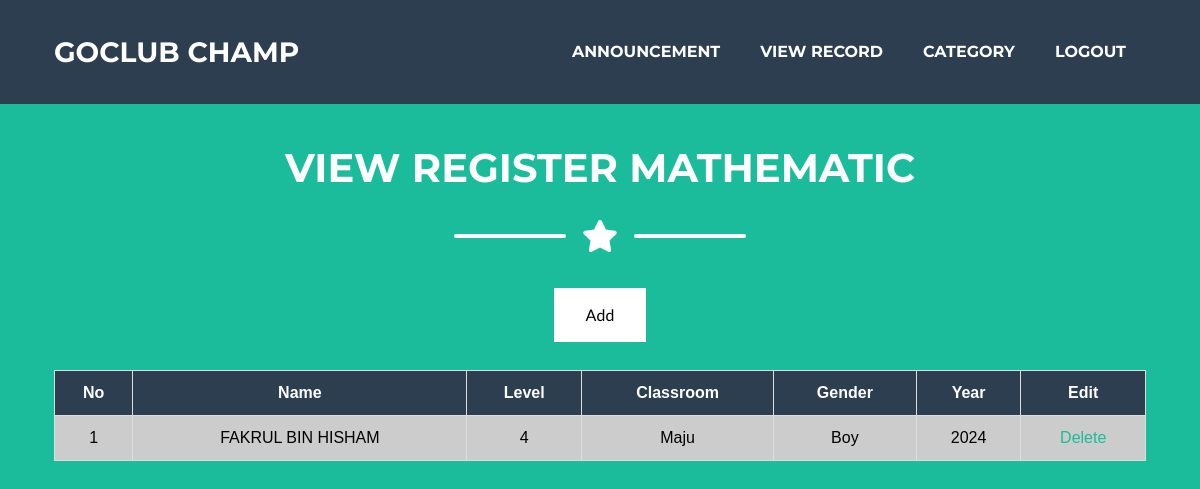
The page /adminmathematic1.php on the database its author committed.
### tables this page shows
CREATE TABLE `mm` (
  `id` int(11) NOT NULL,
  `name` varchar(50) NOT NULL,
  `level` int(11) NOT NULL,
  `classroom` varchar(50) NOT NULL,
  `gender` varchar(50) NOT NULL,
  `year` varchar(50) NOT NULL
);

### adminmathematic1.php (the view, shortened to what this page needs)
<!DOCTYPE html>
<html lang="en">
    <head>
        <link href="css/styles.css" rel="stylesheet" />
    </head>
      <body id="page-top">
	  <nav class="navbar navbar-expand-lg bg-secondary text-uppercase fixed-top" id="mainNav">
      <div class="container">
      <a class="navbar-brand js-scroll-trigger" href="#page-top">GOCLUB CHAMP</a>
      <div class="collapse navbar-collapse" id="navbarResponsive">
      <ul class="navbar-nav ml-auto">
      <li class="nav-item mx-0 mx-lg-1"><a class="nav-link py-3 px-0 px-lg-3 rounded js-scroll-trigger" href="adminannouncement.php">ANNOUNCEMENT</a></li>
      <li class="nav-item mx-0 mx-lg-1"><a class="nav-link py-3 px-0 px-lg-3 rounded js-scroll-trigger" href="adminpage.php">VIEW RECORD</a></li>
      <li class="nav-item mx-0 mx-lg-1"><a class="nav-link py-3 px-0 px-lg-3 rounded js-scroll-trigger" href="admincategory.php">CATEGORY</a></li>
	  <li class="nav-item mx-0 mx-lg-1"><a class="nav-link py-3 px-0 px-lg-3 rounded js-scroll-trigger" href="logout.php">LOGOUT</a></li>
      </ul>
      </div>
      </div>
      </nav>
         <div class="container"><br><br><br><br><br><br>
         <h1 class="page-section-heading text-center text-uppercase text-white">View Register Mathematic</h1>
         <div class="divider-custom divider-light">
         <div class="divider-custom-line"></div>
         <div class="divider-custom-icon"><i class="fas fa-star"></i></div>
         <div class="divider-custom-line"></div>
         </div>
<?php
include 'dblink.php';
?>
<center><a href="addmm.php" class="button">Add</a><center><br>
<table>
  <tr>
    <th>No</th>
    <th>Name</th>
	<th>Level</th>
	<th>Classroom</th>
    <th>Gender</th>
	<th>Year</th>
	<th>Edit</th>
  </tr>
<?php
$count=1;
$sel_query="Select * from mm;";
$result = mysqli_query($conn,$sel_query);
while($row = mysqli_fetch_assoc($result)){ ?>
<tr><td align="center"><?php echo $count; ?></td>
<td align="center" style="text-transform:uppercase;"><?php echo $row["name"]; ?></td>
<td align="center"><?php echo $row["level"]; ?></td>
<td align="center"><?php echo $row["classroom"]; ?></td>
<td align="center"><?php echo $row["gender"]; ?></td>
<td align="center"><?php echo $row["year"]; ?></td>
<td align="center">
<a href="deletemm.php?id=<?php echo $row["id"]; ?>" onclick="return confirm('Confirm delete this profile ?'); " >Delete</a>
</td>
</tr>
<?php $count++; } ?>
</table></div><br><br>
</body>
</html>

### adminmathematic1.php (style rules this page uses)
body { background-color: #1abc9c; }
table { font-family: Arial, Helvetica, sans-serif; border-collapse: collapse; width: 100%; background-color: white; color:black; }
table td, table th { border: 1px solid #ddd; padding: 10px; }
table tr:nth-child(even) { background-color: #ccc; }
table th { padding-top: 10px; padding-bottom: 10px; text-align:center; background-color: #2c3e50; color: white; }
.button { background-color: white; border: none; color: black; padding: 15px 32px; text-align: center; text-decoration: none; display: inline-block; font-size: 16px; margin: 4px 2px; cursor: pointer; }

### rows shown on the page
mm: name "FAKRUL BIN HISHAM", level "4", classroom "Maju", gender "Boy", year "2024"
